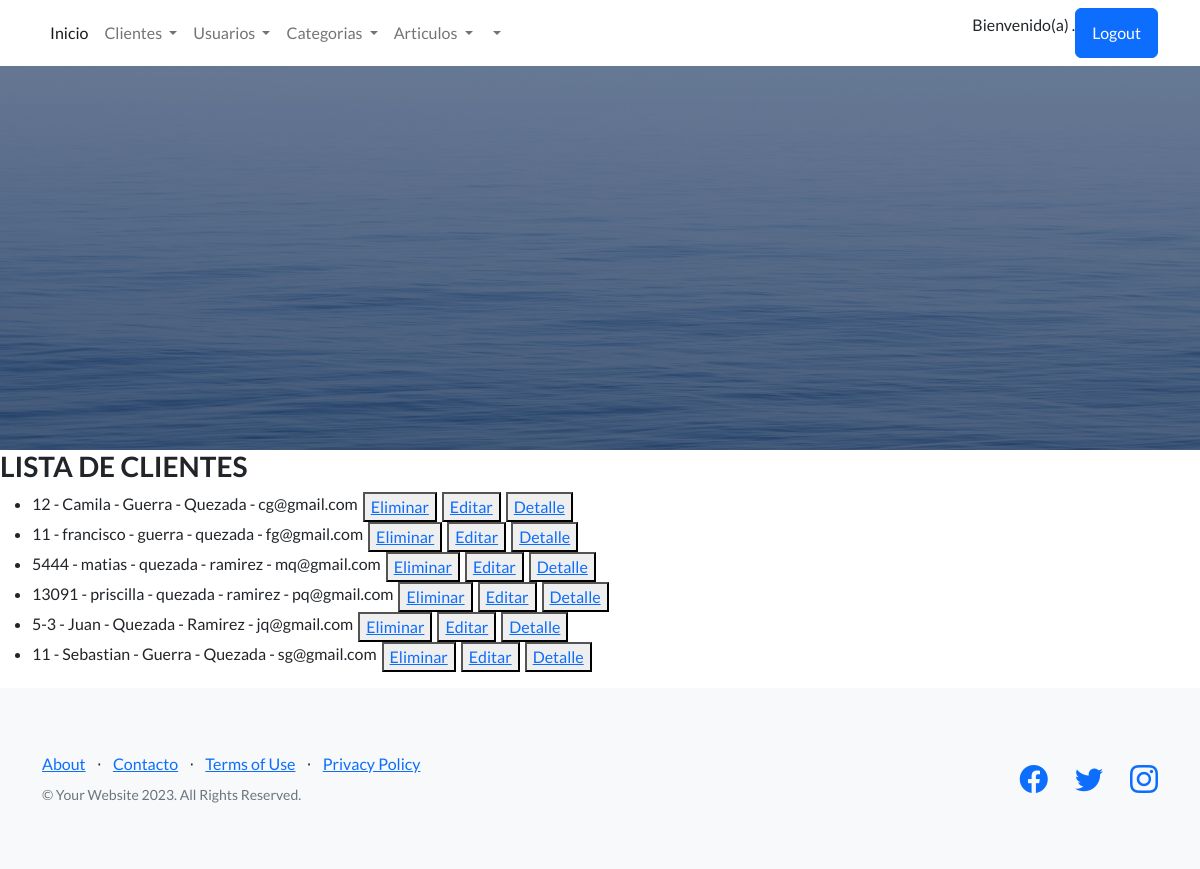
Page /app-coder/cliente-list/ (signed in) on the earlier database version.
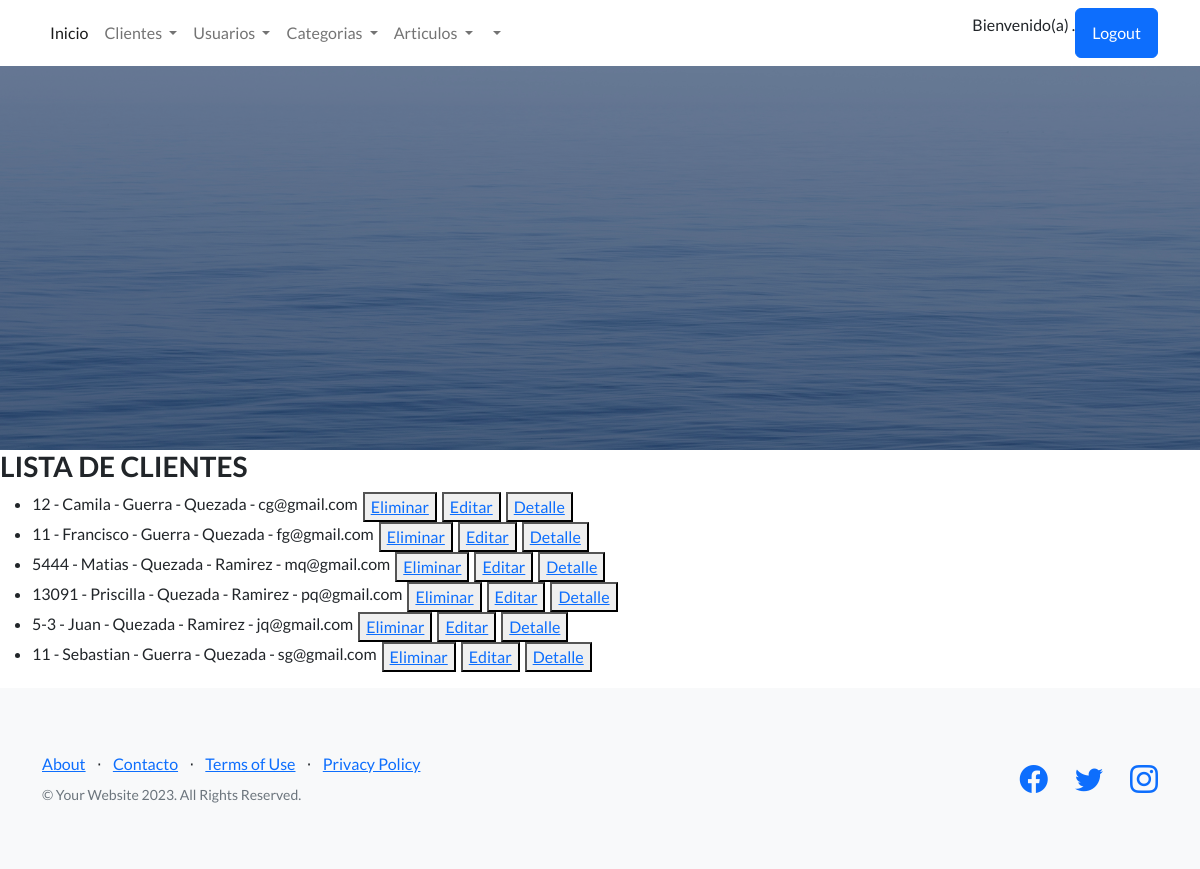
Same page on the later database version.
### AppCoder/models.py (models this page shows)
class Clientes(models.Model):
    dni = models.CharField(max_length=9,null=False,blank=False)
    nombre = models.CharField(max_length=40,null=False,blank=False)
    apellidoPaterno = models.CharField(max_length=40)
    apellidoMaterno = models.CharField(max_length=40)
    email = models.EmailField()
    user = models.OneToOneField(User, on_delete=models.CASCADE)
    def __str__(self):
        return f'{self.dni}  {self.nombre}  {self.apellidoPaterno} {self.apellidoMaterno} {self.email}'

### AppCoder/views.py (the view)
# urls.py: path('cliente-list/', Cliente_List, name="ListarClientes"),
@login_required
def Cliente_List(req):
    groups_required = ['GrupoUsuarios']
    grupos_usuario = req.user.groups.all().values('name')
    print (grupos_usuario)
    for grupo in grupos_usuario:
        print({grupo.values()})
        if grupo['name'] in groups_required:
            pass
        else:
            return render(req, "inicio.html", {"mensaje": "no tiene permisos para esta opcion!"})
    datos = Clientes.objects.all()
    print('method', req.method)
    print('GET', req.GET)
    print(f'{datos}')
    return render(req, "clientes_list.html", {"lista_clientes": datos})

### AppCoder/templates/clientes_list.html
{% extends 'inicio.html' %}
{% block contenidoQuecambia %}
<h3>LISTA DE CLIENTES</h3>
<ul>
  {% for clientes in lista_clientes %}
      <div  style="display: flex; column-gap: 5px;">
          <li>{{clientes.dni}} - {{clientes.nombre}} - {{clientes.apellidoPaterno}} - {{clientes.apellidoMaterno}} - {{clientes.email}} </li>
          <button>
            <a href="{% url 'EliminarClientes' clientes.id %}" > Eliminar </a>
          </button>
          <button>
            <a href="{% url 'EditarClientes' clientes.id %}" > Editar </a>
          </button>
          <button>
            <a href="{% url 'DetalleClientes' clientes.id %}" > Detalle </a>
          </button>
      </div>
  {% endfor %}
</ul>
{% endblock contenidoQuecambia %}

Differences in the rows shown:
changed Clientes "fg@gmail.com": nombre "francisco" → "Francisco"; apellidoPaterno "guerra" → "Guerra"; apellidoMaterno "quezada" → "Quezada"
changed Clientes "mq@gmail.com": nombre "matias" → "Matias"; apellidoPaterno "quezada" → "Quezada"; apellidoMaterno "ramirez" → "Ramirez"
changed Clientes "pq@gmail.com": nombre "priscilla" → "Priscilla"; apellidoPaterno "quezada" → "Quezada"; apellidoMaterno "ramirez" → "Ramirez"
